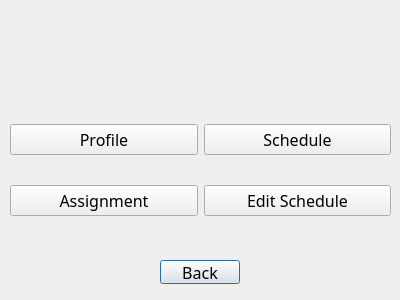
<?xml version="1.0" encoding="UTF-8"?>
<ui version="4.0">
 <class>doctor</class>
 <widget class="QDialog" name="doctor">
  <property name="geometry">
   <rect>
    <x>0</x>
    <y>0</y>
    <width>400</width>
    <height>300</height>
   </rect>
  </property>
  <property name="windowTitle">
   <string>Dialog</string>
  </property>
  <widget class="QLabel" name="label_HelloDr">
   <property name="geometry">
    <rect>
     <x>30</x>
     <y>30</y>
     <width>151</width>
     <height>31</height>
    </rect>
   </property>
   <property name="font">
    <font>
     <family>Script MT Bold</family>
     <pointsize>14</pointsize>
    </font>
   </property>
   <property name="text">
    <string/>
   </property>
  </widget>
  <widget class="QPushButton" name="pushButton">
   <property name="geometry">
    <rect>
     <x>160</x>
     <y>260</y>
     <width>80</width>
     <height>24</height>
    </rect>
   </property>
   <property name="font">
    <font>
     <family>Script MT Bold</family>
     <pointsize>12</pointsize>
    </font>
   </property>
   <property name="text">
    <string>Back</string>
   </property>
  </widget>
  <widget class="QWidget" name="">
   <property name="geometry">
    <rect>
     <x>10</x>
     <y>100</y>
     <width>381</width>
     <height>141</height>
    </rect>
   </property>
   <layout class="QVBoxLayout" name="verticalLayout">
    <item>
     <layout class="QHBoxLayout" name="horizontalLayout_2">
      <item>
       <widget class="QPushButton" name="pushButton_profile">
        <property name="font">
         <font>
          <family>Forte</family>
          <pointsize>12</pointsize>
         </font>
        </property>
        <property name="text">
         <string>Profile</string>
        </property>
       </widget>
      </item>
      <item>
       <widget class="QPushButton" name="pushButton_schedule">
        <property name="font">
         <font>
          <family>Forte</family>
          <pointsize>12</pointsize>
         </font>
        </property>
        <property name="text">
         <string>Schedule</string>
        </property>
       </widget>
      </item>
     </layout>
    </item>
    <item>
     <layout class="QHBoxLayout" name="horizontalLayout">
      <item>
       <widget class="QPushButton" name="pushButton_profile_2">
        <property name="font">
         <font>
          <family>Forte</family>
          <pointsize>12</pointsize>
         </font>
        </property>
        <property name="text">
         <string>Assignment</string>
        </property>
       </widget>
      </item>
      <item>
       <widget class="QPushButton" name="pushButton_editschedule">
        <property name="font">
         <font>
          <family>Forte</family>
          <pointsize>12</pointsize>
         </font>
        </property>
        <property name="text">
         <string>Edit Schedule</string>
        </property>
       </widget>
      </item>
     </layout>
    </item>
   </layout>
  </widget>
 </widget>
 <resources/>
 <connections/>
</ui>
